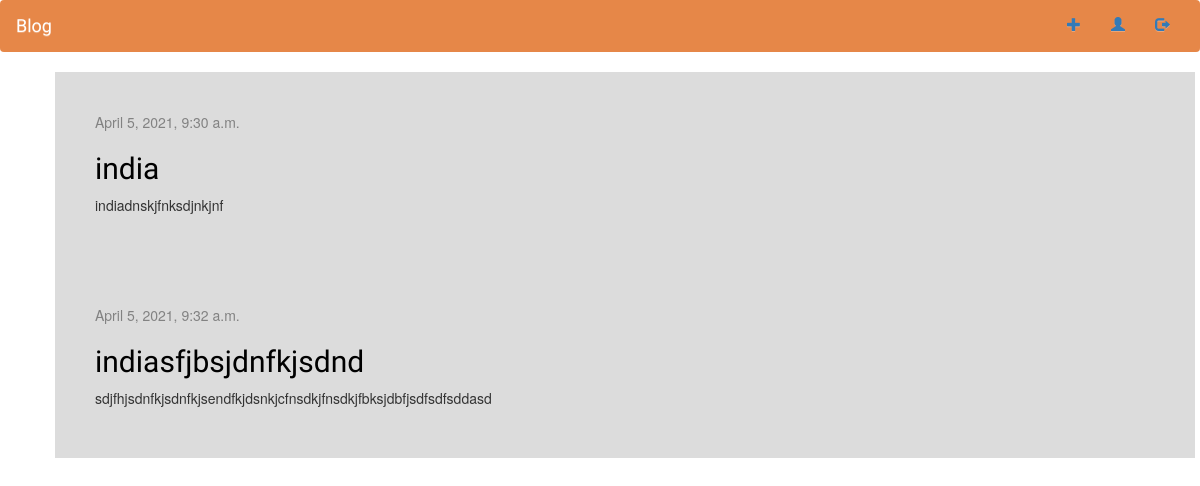
The app's page / (signed in), older data.
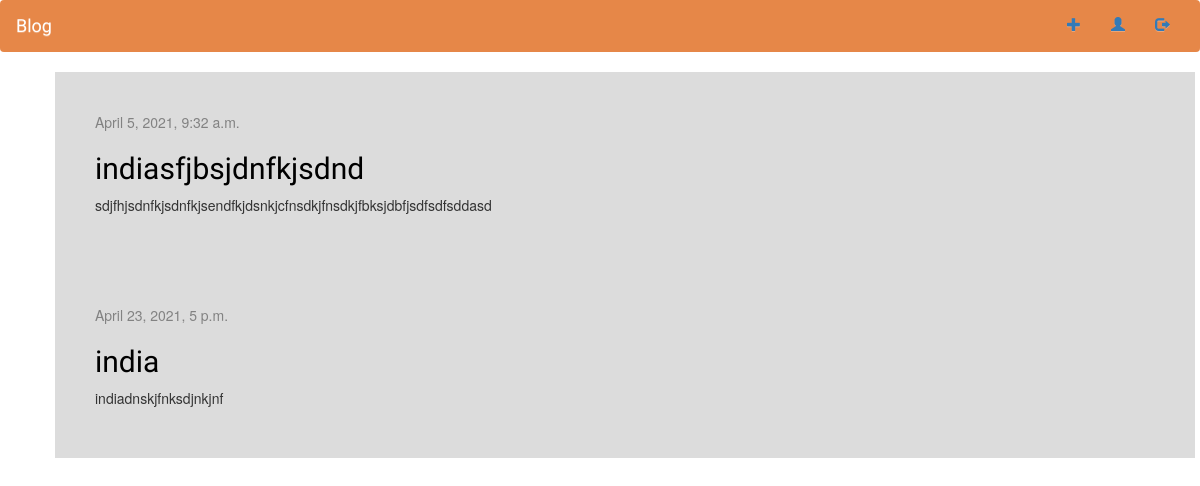
The same page, newer data.
### blog/models.py (models this page shows, shortened)
class Post(models.Model):
    author = models.ForeignKey(settings.AUTH_USER_MODEL, on_delete=models.CASCADE)
    title = models.CharField(max_length=200)
    text = models.TextField()
    created_date = models.DateTimeField(default=timezone.now)
    published_date = models.DateTimeField(blank=True, null=True)

### blog/views.py (the view)
# urls.py: path('', views.post_list, name='post_list'),
@login_required
def post_list(request):
    var = User.objects.get(username = request.user)
    posts = Post.objects.filter(author = var).order_by('published_date')
    return render(request, 'blog/post_list.html', {'posts': posts})

### blog/templates/blog/post_list.html
{% extends 'blog/base.html' %}
{% block content %}
    {% for post in posts %}
        <article class="post">
            <time class="date">
                {{ post.published_date }}
            </time>
            <h2><a href="{% url 'post_detail' pk=post.pk %}">{{ post.title }}</a></h2>
            <p>{{ post.text|linebreaksbr }}</p>
        </article>
    {% endfor %}
{% endblock %}

### blog/templates/blog/base.html (shortened to what this page needs)
{% load static %}
<html>
    <head>
        <link rel="stylesheet" href="https://maxcdn.bootstrapcdn.com/bootstrap/3.4.0/css/bootstrap.min.css">
        <link rel="stylesheet" href="//maxcdn.bootstrapcdn.com/bootstrap/3.2.0/css/bootstrap.min.css">
        <link rel="stylesheet" href="//maxcdn.bootstrapcdn.com/bootstrap/3.2.0/css/bootstrap-theme.min.css">
    </head>
    <body>
        	{% if user.is_authenticated %}
            <nav class="navbar" >
            <div class="container-fluid">
            <div class="navbar-header">
            <a class="navbar-brand" href="{% url 'post_list' %}">Blog</a>
             </div>
    <div class="collapse navbar-collapse" id="myNavbar">
      <ul class="nav navbar-nav navbar-right">
        <li class="active"><a href="{% url 'post_new' %}"><span class="glyphicon glyphicon-plus"></a></li>
        <li class="active"><a href="{% url 'prof_view' %}"><span class="glyphicon glyphicon-user"></a></li>
        <li><a href="{% url 'logout' %}"><span class="glyphicon glyphicon-log-out"></span></a></li>
      </ul>
    </div>
  </div>
</nav>
            {% endif %}
        <div class="content container">
                    {% block content %}
                    {% endblock %}
        </div>
    </body>
</html>

### blog/templates/blog/base.html (style rules this page uses)
.content { margin-left: 40px; }
h1, h2, h3, h4 { font-family: 'Raleway', sans-serif; }
.date { color: #828282; }
.post { padding: 40px; transition: box-shadow .3s; background-color: #DCDCDC; }
.post h2 a, .post h2 a:visited { color: #000000; }
.navbar { background-color: #e68748 !important; }
.navbar-brand { color:white!important; font-family: Raleway; }

Row changes from the older to the newer data that the page shows:
shown differently, row unchanged: Post "indiasfjbsjdnfkjsdnd": moves up the list
changed Post "india": published_date "April 5, 2021, 9:30 a.m." → "April 23, 2021, 5 p.m."
